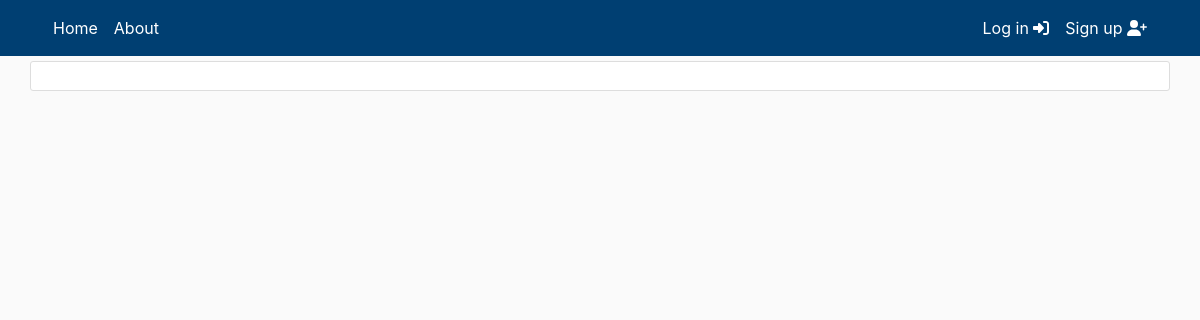
Before: /cats/bengal-cat with the older database file.
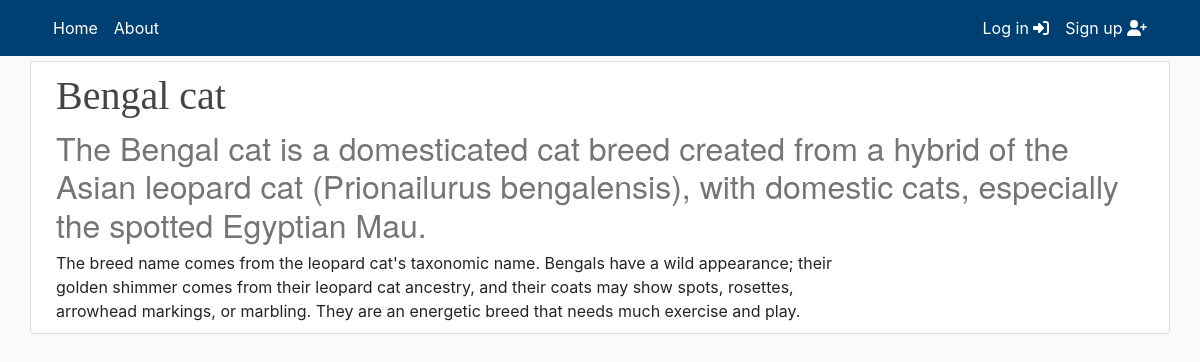
After: the same page with the newer database file.
### main/models.py (models this page shows, shortened)
class Article(models.Model):
    title = models.CharField(max_length=200)
    subtitle = models.CharField(max_length=200, default="", blank=True)
    article_slug = models.SlugField("Article slug",
                                    null=False,
                                    blank=False,
                                    unique=True)
    content = HTMLField(blank=True, default="")
    notes = HTMLField(blank=True, default="")
    published = models.DateTimeField("Date published", default=timezone.now)
    modified = models.DateTimeField("Date modified", default=timezone.now)
    series = models.ForeignKey(ArticleSeries,
                               default="",
                               verbose_name="Series",
                               on_delete=models.SET_DEFAULT)
    @property
    def slug(self):
        return self.series.slug + "/" + self.article_slug
    class Meta:
        verbose_name_plural = "Article"
        ordering = ['title', '-published']

### main/views.py (the view)
# urls.py: path("<series>/<article>", views.article, name="article"),
def article(request, series: str, article: str):
    matching_article = Article.objects.filter(series__slug=series,
                                              article_slug=article).first()
    return render(request=request,
                  template_name='main/article.html',
                  context={"object": matching_article})

### main/templates/main/article.html
{% extends "main/header.html" %}
{% block content %}
<div class="row media content-section mobiledevice">
    <div class="col-lg-12 col-md-12 col-sm-12">
        <div class="d-flex">
            <div>
                <h1 class="title-style">{{ object.title }}</h1>
                <h2 class="subtitle-style">{{ object.subtitle }}</h2>
            </div>
        </div>
    </div>
    <div class="col-lg-9 col-md-12 col-sm-12" id="content">
        <div class="article-style">
            {{ object.content|safe }}
        </div>
    </div>
{% endblock content %}

Changed rows visible on the page:
added Article: title "Bengal cat", subtitle "The Bengal cat is a domesticated cat breed created from a hybrid of the Asian leopard cat (Prionailurus bengalensis), with domestic cats, especially the spotted Egyptian Mau.", content "The breed name comes from the leopard cat's taxonomic name. Bengals have a wild appearance; their golden shimmer comes from their leopard cat ancestry, and their coats may show spots, rosettes, arrowhead markings, or marbling. They are an energetic breed that needs much exercise and play."
